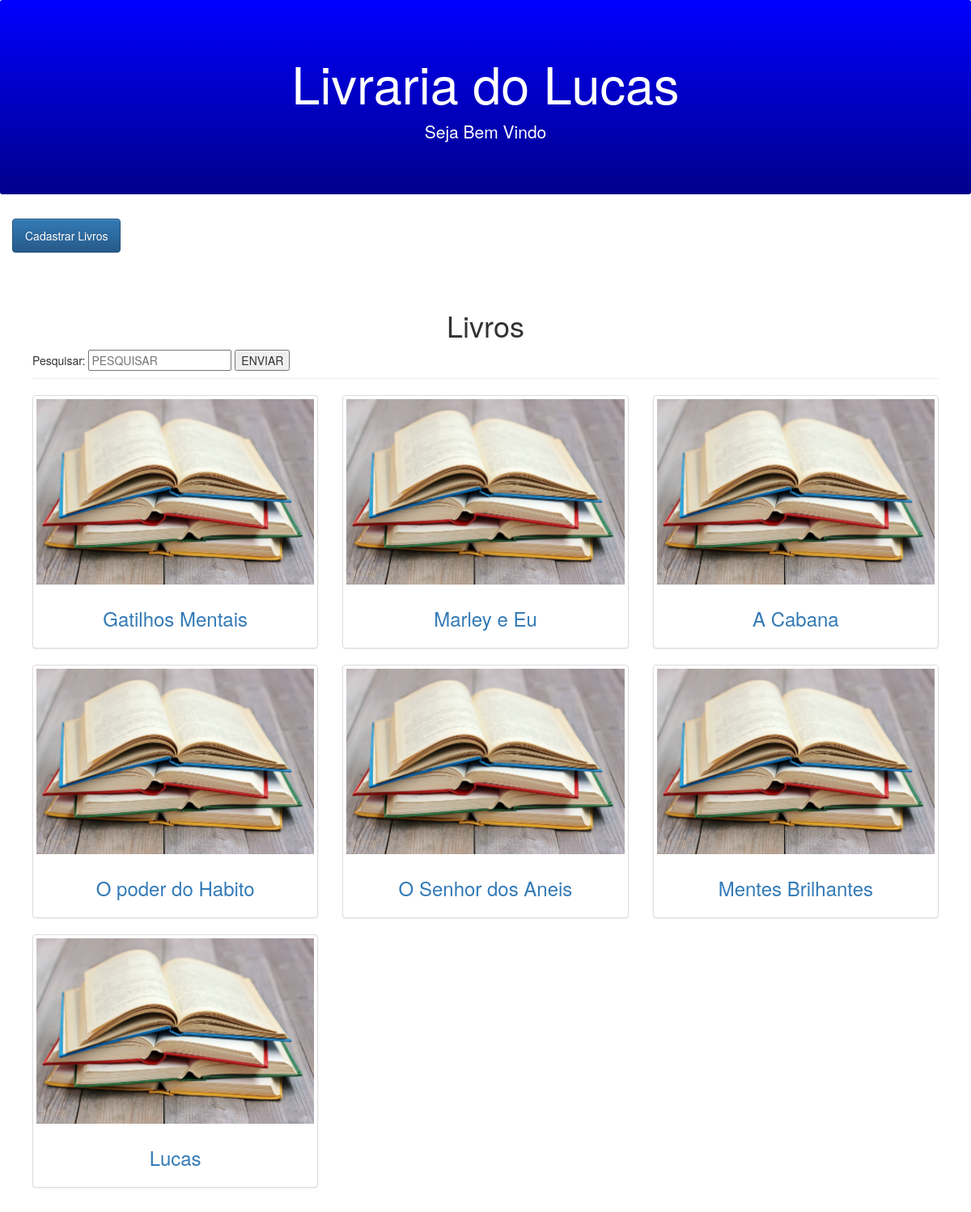
The page / on the database its author committed.
### tables this page shows
CREATE TABLE `livraria` (
  `id` int(11) NOT NULL,
  `titulo` varchar(220) NOT NULL,
  `categoria` varchar(220) NOT NULL,
  `sinopse` varchar(1000) NOT NULL,
  `editora` varchar(100) NOT NULL,
  `autor` varchar(100) NOT NULL,
  `edicao` varchar(100) NOT NULL,
  `ano` varchar(100) NOT NULL,
  `num_paginas` varchar(100) NOT NULL,
  `imagem` varchar(100) NOT NULL,
  `created` datetime NOT NULL,
  `modified` datetime DEFAULT NULL
);

### index.php (the view, shortened to what this page needs)
<?php include_once("conexao.php");
$result_livros = "SELECT * FROM livraria";
$resultado_livros = mysqli_query($conn, $result_livros);
?>
<!DOCTYPE html>
<html>
    <head>
        <link rel="stylesheet" href="https://maxcdn.bootstrapcdn.com/bootstrap/4.1.3/css/bootstrap.min.css">
        <link href="css/bootstrap.min.css" rel="stylesheet">
        <link rel="stylesheet" href="https://maxcdn.bootstrapcdn.com/bootstrap/3.3.7/css/bootstrap.min.css">
        <link rel="stylesheet" href="https://maxcdn.bootstrapcdn.com/bootstrap/3.3.7/css/bootstrap-theme.min.css">
        <div class="jumbotron header text-center">
            <h1>Livraria do Lucas</h1>
            <p>Seja Bem Vindo</p>
        </div>
        <div id="menu text-center">
            <ul class="nav ml-4">
                <li class="nav-item">
                <a href="cadastro.php" class="btn btn-primary" role="button">Cadastrar Livros</a>
                </li>
            </ul>
        </div>
        <br>
    </head>
    <body>
    <div class="container theme-showcase" role="main">
			<div class="page-header">
				<center><h1>Livros</h1></center>
                <form method="POST" action="pesquisar.php">
                    Pesquisar: <input type="text" name="pesquisar" placeholder="PESQUISAR">
                    <input type="submit" value="ENVIAR">
                </form>
			</div>
			<div class="row">
				<?php while($rows_livros = mysqli_fetch_assoc($resultado_livros)){ ?>
					<div class="col-sm-6 col-md-4">
						<div class="thumbnail">
							<img src="imagens/livro.jpg" alt="...">
							<div class="caption text-center">
                                <a href="detalhes.php?id=<?php echo $rows_livros['id']; ?>"><h3><?php echo $rows_livros['titulo']; ?></h3></a>
                            </div>
						</div>
					</div>
				<?php } ?>
			</div>
		</div>
    </body>
</html>

### index.php (style rules this page uses)
.jumbotron.header { background-color: blue; color: white; background-image: linear-gradient(blue, #00008B); }
div.container { padding: 10px; }

### rows shown on the page
livraria: titulo "Gatilhos Mentais"
livraria: titulo "Marley e Eu"
livraria: titulo "A Cabana"
livraria: titulo "O poder do Habito"
livraria: titulo "O Senhor dos Aneis"
livraria: titulo "Mentes Brilhantes"
livraria: titulo "Lucas"
